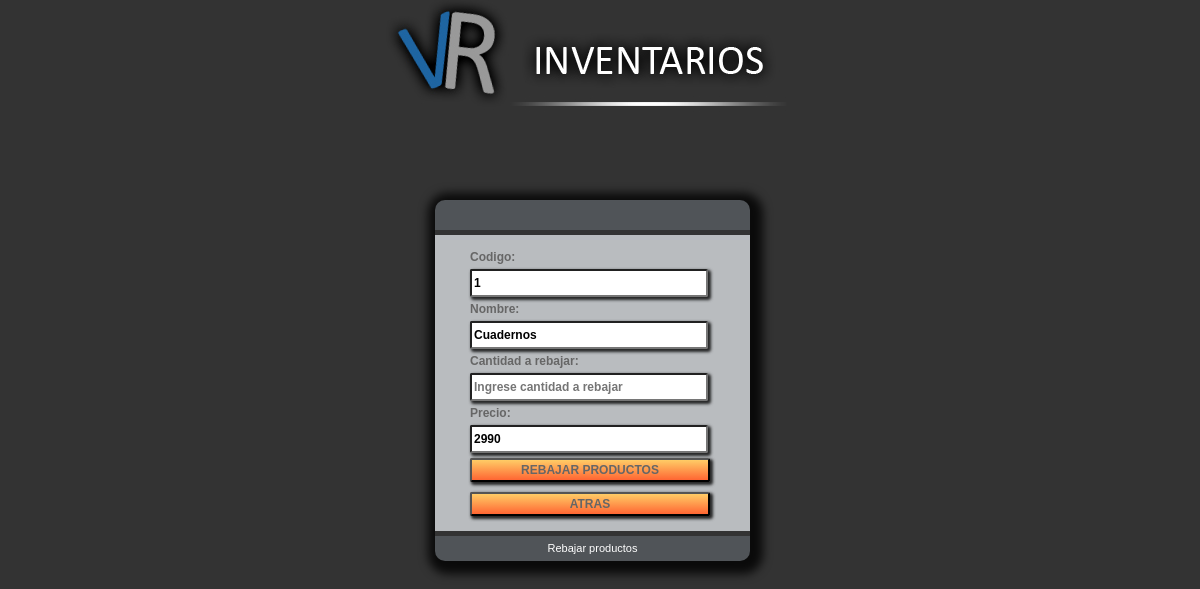
The app's page /rebajar.php?cod_prod=1 with its own data.
### tables this page shows
CREATE TABLE `productos` (
  `cod_prod` int(5) NOT NULL,
  `nom_prod` varchar(20) NOT NULL,
  `cant_prod` int(20) NOT NULL,
  `prec_prod` int(20) NOT NULL,
  `prov_prod` varchar(50) NOT NULL
);

### rebajar.php (the view, shortened to what this page needs)
<!DOCTYPE html>
<html lang="es">
<head>
    <center><IMG SRC="./img/vrbig.jpg"><H1></center>
    <link type="text/css" href="./css/style.css" rel="stylesheet" />
</head>
    <body>
<?php
        $cod=$_REQUEST['cod_prod'];
        $con=conectar();
        $query="SELECT * FROM productos WHERE cod_prod='$cod'";
        $resultado= $con->query($query);
        $row= $resultado->fetch_assoc();
?>
    <div id="envoltura">
        <div id="contenedor">
            <div id="cabecera">
            </div>
            <div id="cuerpo">
                <form action="rebajaprod.php?cod_prod=<?php echo $row['cod_prod'];?>" method="POST">
                    <p><label>Codigo:</label></p>
                    <input REQUIRED name="cod_prod" type="text" placeholder="Ingrese codigo de producto" value="<?php echo $row['cod_prod'];?>" readonly="readonly"/></p>
                    <p><label>Nombre:</label></p>
                    <input REQUIRED name="nom_prod" type="text" placeholder="Ingrese nombre de producto" value="<?php echo $row['nom_prod'];?>" readonly="readonly"/></p>
                    <p><label>Cantidad a rebajar:</label></p>
                    <input REQUIRED name="reb_prod" type="text" placeholder="Ingrese cantidad a rebajar"/></p>
                    <p><label>Precio:</label></p>
                    <input REQUIRED name="prec_prod" type="text" placeholder="Ingrese precio de producto" value="<?php echo $row['prec_prod'];?>" readonly="readonly"/></p>
                    <form>
                    <p><input type="submit" name="submit" value="REBAJAR PRODUCTOS"  class="boton"></p>
                </form>
                    <p></p>
                    <form action="listarebajar.php" method="post">
                    <input type="submit"  value="ATRAS" onclick="listarebajar.php" class="boton"></td>
                    </div>
                <div id="pie">Rebajar productos</div>
            </div>
        </div>
    </body>
</html>

### css/style.css (style rules this page uses)
body { background:#333333; font-family:Arial, Helvetica, sans-serif; font-size:12px; margin: 0; }
#envoltura { position:absolute; left:50%; top:50%; margin-left:-165px; margin-top: -200px; width: 315px; }
#contenedor { background-color:#505458; box-shadow: 3px 3px 10px 10px rgba(0,0,0,.8); -webkit-border-radius:5px; -moz-border-radius:10px; border-radius:10px; }
#cabecera { border-bottom: 5px solid #333; padding-top: 5px; height:25px; line-height:50px; text-align:center; }
#cuerpo { background:#B9BCBF; border:solid #ccc; border-width: 0px 0; padding:15px 35px; }
label { color: #666; font-weight: bold }
input { border-radius:2px; box-shadow: 2px 2px 3px 1px rgba(0,0,0,.8); font:bold 12px Arial, Helvetica, sans-serif; height: 24px; line-height: 20px; padding:0 2px; width: 230px; }
.boton { background: #ccc; background: -webkit-linear-gradient(top,#fc6,#f63); background: linear-gradient(top,#fc6,#f63); color: #666; width: 240px; }
#pie { border-top: 5px solid #333; color: #fff; font-size: 11px; height: 25px; line-height: 24px; text-align: center; }
form,p { margin:0; }
p { padding-bottom: 5px; }

### records on screen
productos: cod_prod "1", nom_prod "Cuadernos", prec_prod "2990"
